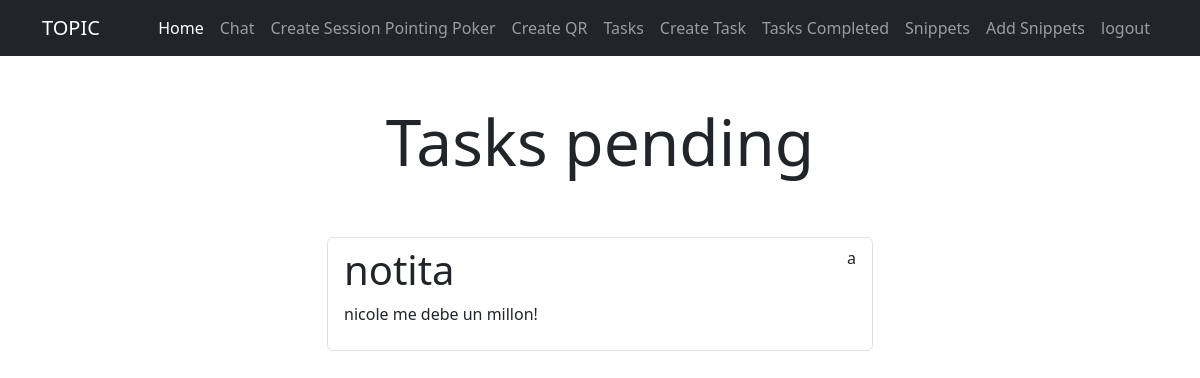
The app's page /tasks/ (signed in) with its own data.
### tasks/models.py (models this page shows)
class Task(models.Model):
    title = models.CharField(max_length=201)
    descripcion = models.TextField(blank=True)
    created = models.DateTimeField(auto_now_add=True)
    datecompleted = models.DateTimeField(null=True)
    important = models.BooleanField(default=False)
    user = models.ForeignKey(User, on_delete=models.CASCADE)
    def __str__(self):
        return '{} - {}'.format(self.title,self.user)

### tasks/views.py (the view)
# urls.py: path('tasks/', views.tasks, name='tasks'),
@login_required
def tasks(request):
    tasks = Task.objects.filter(user=request.user, datecompleted__isnull=True)
    snippets = Snippet.objects.all()
    print(tasks,snippets)
    return render(request, 'tasks.html', {
        'tasks': tasks
    })

### tasks/models.py (called while the page is built)
    def __str__(self):
        return '{} - {}'.format(self.title,self.user)

### tasks/templates/tasks.html (shortened to what this page needs)
{%extends 'base.html'%}
{%block content%}
<main class="container">
    <div class="row">
        <div class="col-md-6 offset-md-3">
            <h1 class="text-center display-3 py-5">Tasks pending</h1>
            <ul class="list-group">
                {%for task in tasks%}
                <a class="list-group-item" href="{%url 'task_detail' task.id %}">
                    <header class="d-flex justify-content-between">
                        <h1>{{task.title}}</h1>
                        <p>{{task.user.username}}</p>
                    </header>
                    <p>{{task.descripcion}}</p>
                </a>
                {%endfor%}
            </ul>
        </div>
    </div>
</main>
{%endblock%}

### records on screen
Task: title "notita", user.username "a", descripcion "nicole me debe un millon!"
